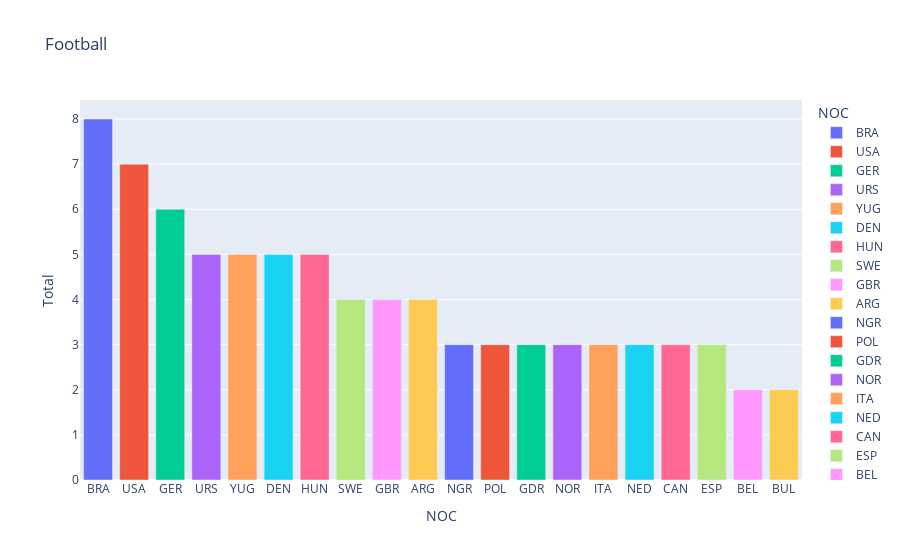

The cell this chart's notebook holds for it:
### Code cell
gm.countries_with_most_medals_in_sport(df, sport="Football")

### Figure 1 — Plotly figure (JSON) as saved in the notebook; plotly's stock layout.template omitted (floating-point values rounded to 4 significant figures)
{"data": [{"alignmentgroup": "True", "hovertemplate": "NOC=%{x}<br>Total=%{y}<extra></extra>", "legendgroup": "BRA", "marker": {"color": "#636efa", "pattern": {"shape": ""}}, "name": "BRA", "offsetgroup": "BRA", "orientation": "v", "showlegend": true, "textposition": "auto", "type": "bar", "x": ["BRA"], "xaxis": "x", "y": [8], "yaxis": "y"}, {"alignmentgroup": "True", "hovertemplate": "NOC=%{x}<br>Total=%{y}<extra></extra>", "legendgroup": "USA", "marker": {"color": "#EF553B", "pattern": {"shape": ""}}, "name": "USA", "offsetgroup": "USA", "orientation": "v", "showlegend": true, "textposition": "auto", "type": "bar", "x": ["USA"], "xaxis": "x", "y": [7], "yaxis": "y"}, {"alignmentgroup": "True", "hovertemplate": "NOC=%{x}<br>Total=%{y}<extra></extra>", "legendgroup": "GER", "marker": {"color": "#00cc96", "pattern": {"shape": ""}}, "name": "GER", "offsetgroup": "GER", "orientation": "v", "showlegend": true, "textposition": "auto", "type": "bar", "x": ["GER"], "xaxis": "x", "y": [6], "yaxis": "y"}, {"alignmentgroup": "True", "hovertemplate": "NOC=%{x}<br>Total=%{y}<extra></extra>", "legendgroup": "URS", "marker": {"color": "#ab63fa", "pattern": {"shape": ""}}, "name": "URS", "offsetgroup": "URS", "orientation": "v", "showlegend": true, "textposition": "auto", "type": "bar", "x": ["URS"], "xaxis": "x", "y": [5], "yaxis": "y"}, {"alignmentgroup": "True", "hovertemplate": "NOC=%{x}<br>Total=%{y}<extra></extra>", "legendgroup": "YUG", "marker": {"color": "#FFA15A", "pattern": {"shape": ""}}, "name": "YUG", "offsetgroup": "YUG", "orientation": "v", "showlegend": true, "textposition": "auto", "type": "bar", "x": ["YUG"], "xaxis": "x", "y": [5], "yaxis": "y"}, {"alignmentgroup": "True", "hovertemplate": "NOC=%{x}<br>Total=%{y}<extra></extra>", "legendgroup": "DEN", "marker": {"color": "#19d3f3", "pattern": {"shape": ""}}, "name": "DEN", "offsetgroup": "DEN", "orientation": "v", "showlegend": true, "textposition": "auto", "type": "bar", "x": ["DEN"], "xaxis": "x", "y": [5], "yaxis": "y"}, {"alignmentgroup": "True", "hovertemplate": "NOC=%{x}<br>Total=%{y}<extra></extra>", "legendgroup": "HUN", "marker": {"color": "#FF6692", "pattern": {"shape": ""}}, "name": "HUN", "offsetgroup": "HUN", "orientation": "v", "showlegend": true, "textposition": "auto", "type": "bar", "x": ["HUN"], "xaxis": "x", "y": [5], "yaxis": "y"}, {"alignmentgroup": "True", "hovertemplate": "NOC=%{x}<br>Total=%{y}<extra></extra>", "legendgroup": "SWE", "marker": {"color": "#B6E880", "pattern": {"shape": ""}}, "name": "SWE", "offsetgroup": "SWE", "orientation": "v", "showlegend": true, "textposition": "auto", "type": "bar", "x": ["SWE"], "xaxis": "x", "y": [4], "yaxis": "y"}, {"alignmentgroup": "True", "hovertemplate": "NOC=%{x}<br>Total=%{y}<extra></extra>", "legendgroup": "GBR", "marker": {"color": "#FF97FF", "pattern": {"shape": ""}}, "name": "GBR", "offsetgroup": "GBR", "orientation": "v", "showlegend": true, "textposition": "auto", "type": "bar", "x": ["GBR"], "xaxis": "x", "y": [4], "yaxis": "y"}, {"alignmentgroup": "True", "hovertemplate": "NOC=%{x}<br>Total=%{y}<extra></extra>", "legendgroup": "ARG", "marker": {"color": "#FECB52", "pattern": {"shape": ""}}, "name": "ARG", "offsetgroup": "ARG", "orientation": "v", "showlegend": true, "textposition": "auto", "type": "bar", "x": ["ARG"], "xaxis": "x", "y": [4], "yaxis": "y"}, {"alignmentgroup": "True", "hovertemplate": "NOC=%{x}<br>Total=%{y}<extra></extra>", "legendgroup": "NGR", "marker": {"color": "#636efa", "pattern": {"shape": ""}}, "name": "NGR", "offsetgroup": "NGR", "orientation": "v", "showlegend": true, "textposition": "auto", "type": "bar", "x": ["NGR"], "xaxis": "x", "y": [3], "yaxis": "y"}, {"alignmentgroup": "True", "hovertemplate": "NOC=%{x}<br>Total=%{y}<extra></extra>", "legendgroup": "POL", "marker": {"color": "#EF553B", "pattern": {"shape": ""}}, "name": "POL", "offsetgroup": "POL", "orientation": "v", "showlegend": true, "textposition": "auto", "type": "bar", "x": ["POL"], "xaxis": "x", "y": [3], "yaxis": "y"}, {"alignmentgroup": "True", "hovertemplate": "NOC=%{x}<br>Total=%{y}<extra></extra>", "legendgroup": "GDR", "marker": {"color": "#00cc96", "pattern": {"shape": ""}}, "name": "GDR", "offsetgroup": "GDR", "orientation": "v", "showlegend": true, "textposition": "auto", "type": "bar", "x": ["GDR"], "xaxis": "x", "y": [3], "yaxis": "y"}, {"alignmentgroup": "True", "hovertemplate": "NOC=%{x}<br>Total=%{y}<extra></extra>", "legendgroup": "NOR", "marker": {"color": "#ab63fa", "pattern": {"shape": ""}}, "name": "NOR", "offsetgroup": "NOR", "orientation": "v", "showlegend": true, "textposition": "auto", "type": "bar", "x": ["NOR"], "xaxis": "x", "y": [3], "yaxis": "y"}, {"alignmentgroup": "True", "hovertemplate": "NOC=%{x}<br>Total=%{y}<extra></extra>", "legendgroup": "ITA", "marker": {"color": "#FFA15A", "pattern": {"shape": ""}}, "name": "ITA", "offsetgroup": "ITA", "orientation": "v", "showlegend": true, "textposition": "auto", "type": "bar", "x": ["ITA"], "xaxis": "x", "y": [3], "yaxis": "y"}, {"alignmentgroup": "True", "hovertemplate": "NOC=%{x}<br>Total=%{y}<extra></extra>", "legendgroup": "NED", "marker": {"color": "#19d3f3", "pattern": {"shape": ""}}, "name": "NED", "offsetgroup": "NED", "orientation": "v", "showlegend": true, "textposition": "auto", "type": "bar", "x": ["NED"], "xaxis": "x", "y": [3], "yaxis": "y"}, {"alignmentgroup": "True", "hovertemplate": "NOC=%{x}<br>Total=%{y}<extra></extra>", "legendgroup": "CAN", "marker": {"color": "#FF6692", "pattern": {"shape": ""}}, "name": "CAN", "offsetgroup": "CAN", "orientation": "v", "showlegend": true, "textposition": "auto", "type": "bar", "x": ["CAN"], "xaxis": "x", "y": [3], "yaxis": "y"}, {"alignmentgroup": "True", "hovertemplate": "NOC=%{x}<br>Total=%{y}<extra></extra>", "legendgroup": "ESP", "marker": {"color": "#B6E880", "pattern": {"shape": ""}}, "name": "ESP", "offsetgroup": "ESP", "orientation": "v", "showlegend": true, "textposition": "auto", "type": "bar", "x": ["ESP"], "xaxis": "x", "y": [3], "yaxis": "y"}, {"alignmentgroup": "True", "hovertemplate": "NOC=%{x}<br>Total=%{y}<extra></extra>", "legendgroup": "BEL", "marker": {"color": "#FF97FF", "pattern": {"shape": ""}}, "name": "BEL", "offsetgroup": "BEL", "orientation": "v", "showlegend": true, "textposition": "auto", "type": "bar", "x": ["BEL"], "xaxis": "x", "y": [2], "yaxis": "y"}, {"alignmentgroup": "True", "hovertemplate": "NOC=%{x}<br>Total=%{y}<extra></extra>", "legendgroup": "BUL", "marker": {"color": "#FECB52", "pattern": {"shape": ""}}, "name": "BUL", "offsetgroup": "BUL", "orientation": "v", "showlegend": true, "textposition": "auto", "type": "bar", "x": ["BUL"], "xaxis": "x", "y": [2], "yaxis": "y"}], "layout": {"barmode": "relative", "legend": {"title": {"text": "NOC"}, "tracegroupgap": 0}, "title": {"text": "Football"}, "xaxis": {"anchor": "y", "categoryarray": ["BRA", "USA", "GER", "URS", "YUG", "DEN", "HUN", "SWE", "GBR", "ARG", "NGR", "POL", "GDR", "NOR", "ITA", "NED", "CAN", "ESP", "BEL", "BUL"], "categoryorder": "array", "domain": [0, 1], "title": {"text": "NOC"}}, "yaxis": {"anchor": "x", "domain": [0, 1], "title": {"text": "Total"}}}}
